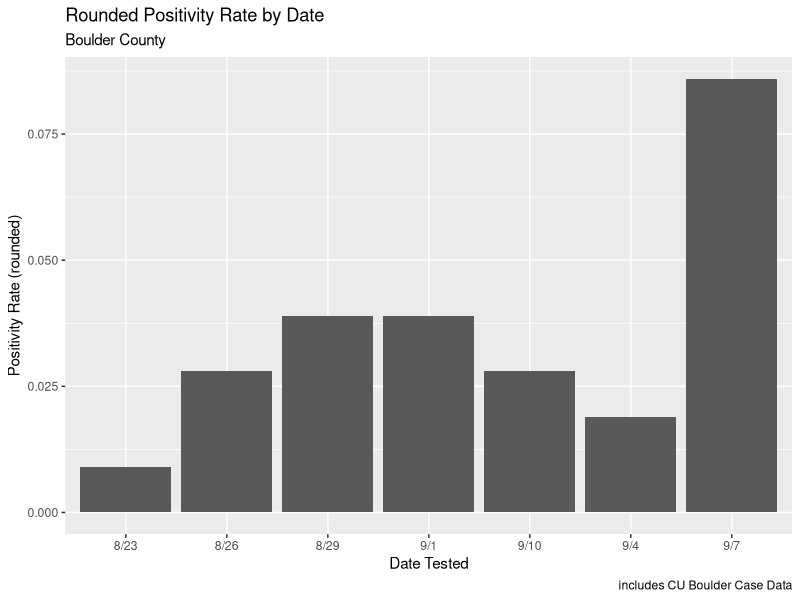

Recreate this plot in R.
#' Covid Analysis

library(tidyverse)

Date_Tested <- c("8/23", "8/26", "8/29", "9/1", "9/4", "9/7", "9/10")
Pos_Propn <- c(5/540, 10/360, 7/180, 20/510, 10/525, 15/175, 15/535 )

countyDat <- data.frame(cbind(Date_Tested, Pos_Propn))

meanPositivity <- mean(Pos_Propn)

countyDat$Rounded_Positivity <- round(Pos_Propn, digits = 3)


ggplot(countyDat, aes(Date_Tested, Rounded_Positivity)) +
  geom_bar(stat = "identity")+
  ggtitle("Rounded Positivity Rate by Date") +
  xlab("Date Tested") +
  ylab("Positivity Rate (rounded)") +
  labs(subtitle = "Boulder County", caption = "includes CU Boulder Case Data")

